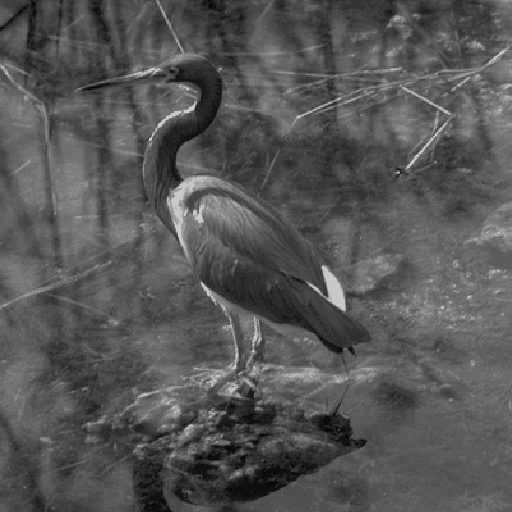
#> input picture config/26.gif, 512 x 512 px, found by its file name
$ python sobel_figure.py
#> lines starting #> are read from the running program, lines starting #| are printed output that depends on the picture
"""
Original vs Approximated Sobel — clean comparison figure.
(c) has a red-bordered pixel value inset showing uniform block values.
"""
import matplotlib
matplotlib.use('Agg')
import matplotlib.pyplot as plt
import numpy as np
from PIL import Image
from scipy.ndimage import convolve
from matplotlib.patches import ConnectionPatch, Rectangle
from mpl_toolkits.axes_grid1.inset_locator import inset_axes

# ── Load bird image ──────────────────────────────────────────────
img = Image.open('/home/nsola5/CheckMate/config/26.gif').convert('L')
#> img is the input picture: PIL image 512x512 L; min 8, max 203, mean 85.7
gray = np.array(img, dtype=np.float64)  # 512x512
h, w = gray.shape
#> h = 512; w = 512

# ── Sobel kernel ─────────────────────────────────────────────────
sobel_h = np.array([[-1, 0, 1],
                    [-2, 0, 2],
                    [-1, 0, 1]], dtype=np.float64)

# ── (b) Original Sobel — full 3x3 convolution ───────────────────
conv_orig = convolve(gray, sobel_h, mode='constant', cval=0.0)
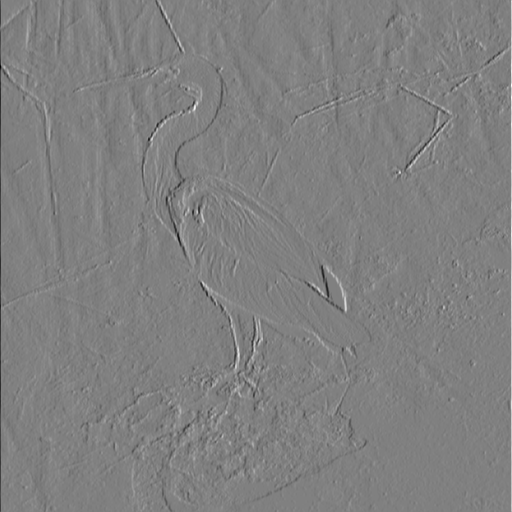
#> conv_orig: shape (512, 512) float64; min -725, max 715, mean -0.1; drawn with min black and max white
mn_o, mx_o = conv_orig.min(), conv_orig.max()
#> mn_o = -725; mx_o = 715
sobel_orig = ((conv_orig - mn_o) / (mx_o - mn_o) * 255).astype(np.uint8)

# ── (c) Approximated Sobel — downsample=4 + cross pattern ───────
downsample = 4
sobel_apx = np.zeros((h, w), dtype=np.float64)

# Cross pattern: center row + center column (5 of 9 pixels)
apx_min, apx_max = np.inf, -np.inf
for y in range(1, h - 1, downsample):
    for x in range(1, w - 1, downsample):
        pv = 0.0
        for i in range(-1, 2):
            pv += sobel_h[1, i + 1] * gray[y, x + i]
        pv += sobel_h[0, 1] * gray[y - 1, x]
        pv += sobel_h[2, 1] * gray[y + 1, x]
        if pv < apx_min: apx_min = pv
        if pv > apx_max: apx_max = pv
#> after the loop, apx_max = 258; apx_min = -248

# Block-fill so bird is fully visible (4x4 uniform blocks)
rng = apx_max - apx_min if apx_max != apx_min else 1.0
#> rng = 506
for y in range(1, h - 1, downsample):
    for x in range(1, w - 1, downsample):
        pv = 0.0
        for i in range(-1, 2):
            pv += sobel_h[1, i + 1] * gray[y, x + i]
        pv += sobel_h[0, 1] * gray[y - 1, x]
        pv += sobel_h[2, 1] * gray[y + 1, x]
        val = int(255 * (pv - apx_min) / rng)
        val = max(0, min(255, val))
        for fy in range(downsample):
            for fx in range(downsample):
                if y + fy < h and x + fx < w:
                    sobel_apx[y + fy, x + fx] = val
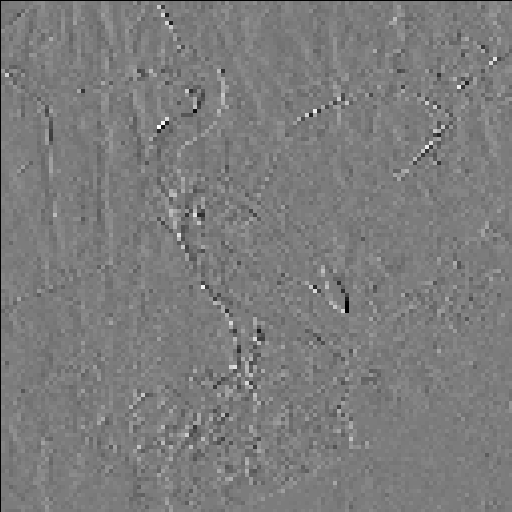
#> sobel_apx: shape (512, 512) float64; min 0, max 255, mean 124

sobel_apx = sobel_apx.astype(np.uint8)

# ── Find a good patch location to showcase uniform blocks ────────
# Look for a region where sobel_apx has uniform blocks (it will everywhere)
# Pick a spot in the upper-middle area with medium-brightness blocks
py, px = 160, 200  # bird body area — adjust as needed
# Snap to block boundary
py = (py // downsample) * downsample + 1
px = (px // downsample) * downsample + 1

# Get a 1x3 strip of adjacent block values (3 consecutive block centers)
strip_vals = []
for i in range(3):
    strip_vals.append(int(sobel_apx[py, px + i * downsample]))
#> after the loop, strip_vals = [109, 117, 124]

print(f"Inset strip at ({py},{px}): {strip_vals}")
#| Inset strip at (161,201): [109, 117, 124]

# ── Build figure ─────────────────────────────────────────────────
fig, axes = plt.subplots(1, 3, figsize=(15, 5), dpi=200,
                         facecolor='white')
fig.patch.set_facecolor('white')

images_data = [gray.astype(np.uint8), sobel_orig, sobel_apx]
labels = ['(a)', '(b)', '(c)']

for ax, im, lbl in zip(axes, images_data, labels):
    ax.set_facecolor('white')
    ax.imshow(im, cmap='gray', vmin=0, vmax=255)
    ax.set_title(lbl, fontsize=16, fontweight='bold', pad=8, color='black')
    ax.axis('off')
#> this loop made 3 passes
#> lbl on passes 1 to 3: '(a)', '(b)', '(c)'

plt.tight_layout()

out = '/home/nsola5/CheckMate/final_results/eval_T21_T30_RF1_68uF/sobel_comparison_figure'
fig.savefig(out + '.png', dpi=300, bbox_inches='tight', facecolor='white')
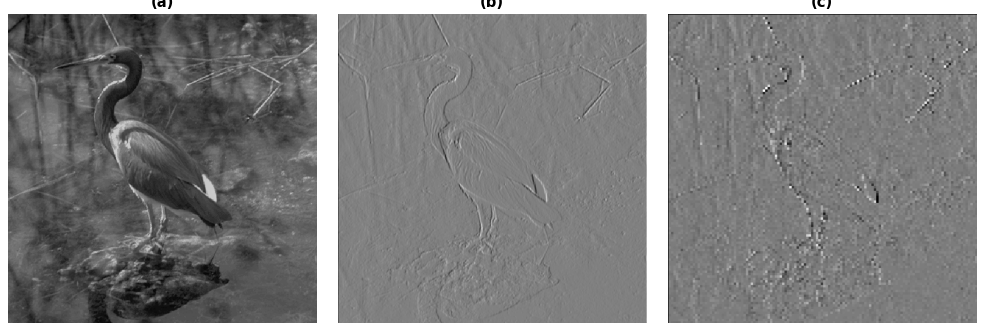
#> figure drawn by matplotlib, 3 panels
fig.savefig(out + '.pdf', bbox_inches='tight', facecolor='white')
plt.close()
print(f"Saved {out}.png and .pdf")
